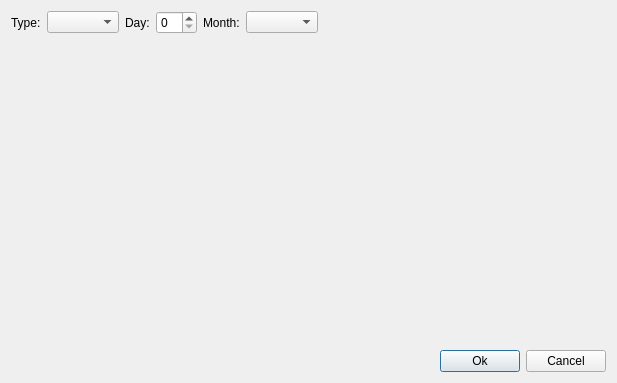
<?xml version="1.0" encoding="UTF-8"?>
<ui version="4.0">
 <class>EditPlanOperation</class>
 <widget class="QDialog" name="EditPlanOperation">
  <property name="geometry">
   <rect>
    <x>0</x>
    <y>0</y>
    <width>617</width>
    <height>383</height>
   </rect>
  </property>
  <property name="windowTitle">
   <string>Dialog</string>
  </property>
  <layout class="QVBoxLayout" name="verticalLayout_2">
   <item>
    <layout class="QHBoxLayout" name="horizontalLayout_2">
     <item>
      <widget class="QLabel" name="label_3">
       <property name="text">
        <string>Type:</string>
       </property>
      </widget>
     </item>
     <item>
      <widget class="QComboBox" name="typeBox"/>
     </item>
     <item>
      <widget class="QLabel" name="label">
       <property name="text">
        <string>Day:</string>
       </property>
      </widget>
     </item>
     <item>
      <widget class="QSpinBox" name="dayBox"/>
     </item>
     <item>
      <widget class="QLabel" name="label_2">
       <property name="text">
        <string>Month:</string>
       </property>
      </widget>
     </item>
     <item>
      <widget class="QComboBox" name="monthBox"/>
     </item>
     <item>
      <spacer name="horizontalSpacer_2">
       <property name="orientation">
        <enum>Qt::Horizontal</enum>
       </property>
       <property name="sizeHint" stdset="0">
        <size>
         <width>40</width>
         <height>20</height>
        </size>
       </property>
      </spacer>
     </item>
    </layout>
   </item>
   <item>
    <layout class="QVBoxLayout" name="verticalLayout">
     <item>
      <widget class="EditOperation" name="widget" native="true"/>
     </item>
    </layout>
   </item>
   <item>
    <spacer name="verticalSpacer">
     <property name="orientation">
      <enum>Qt::Vertical</enum>
     </property>
     <property name="sizeHint" stdset="0">
      <size>
       <width>20</width>
       <height>40</height>
      </size>
     </property>
    </spacer>
   </item>
   <item>
    <layout class="QHBoxLayout" name="horizontalLayout">
     <item>
      <spacer name="horizontalSpacer">
       <property name="orientation">
        <enum>Qt::Horizontal</enum>
       </property>
       <property name="sizeHint" stdset="0">
        <size>
         <width>40</width>
         <height>20</height>
        </size>
       </property>
      </spacer>
     </item>
     <item>
      <widget class="QPushButton" name="okButton">
       <property name="text">
        <string>Ok</string>
       </property>
      </widget>
     </item>
     <item>
      <widget class="QPushButton" name="cancelButton">
       <property name="text">
        <string>Cancel</string>
       </property>
      </widget>
     </item>
    </layout>
   </item>
  </layout>
 </widget>
 <customwidgets>
  <customwidget>
   <class>EditOperation</class>
   <extends>QWidget</extends>
   <header location="global">editoperation.h</header>
   <container>1</container>
  </customwidget>
 </customwidgets>
 <resources/>
 <connections/>
</ui>
